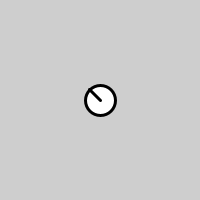
Frame 1 (no input)
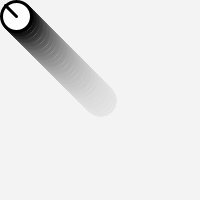
Frame 60 (the mouse pressed at the canvas centre just before this capture)
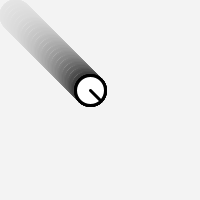
Frame 120 (the mouse held since frame 60 and released just before this capture)

The Processing sketch that drew these frames (run headless with seeded random() and noise(); from frame 60 on, the mouse is pressed at the canvas centre):

// Processing sketch: processing_63926
// ── processing_63926.pde

//Circle properties
float x, y;
final float r = 15f;
final float v = 2f;

void setup() {
  size(200,200);
  x = width/2;
  y = height/2;
  strokeWeight(3);
}

void draw() {
  //Get mouseX and mouseY relative to the circle
  float relMouseX = mouseX - x;
  float relMouseY = mouseY - y;
  //Get the angle to the mouse (in radians.)
  float angle = atan2(relMouseY, relMouseX);
  //atan2() is used to return the angle to a point in 2d space,
  //much like arctangent.
  //For now, you can just remember that "atan2(y,x)" will
  //get you the angle to a point.
  //Please refer to a trigonometry textbook or mentor for 
  //the mathematics.
  
  //"Clear" screen with a cool fading effect
  noStroke();
  fill(255, 10);
  rect(0,0,width,height);
  
  //Draw circle
  stroke(0);
  fill(255);
  ellipse(x, y, 2*r, 2*r);
  //Draw line towards mouse from center of circle
  line(x, y, x + r*cos(angle), y + r*sin(angle));
  //If you need to draw a line at a weird angle,
  // "length*cos(angle)" will get you the length along the x-axis
  // "length*sin(angle)" will get you the length along the y-axis
  //Again, refer to a trigonometry textbook or mentor for the 
  //mathematics.
  
  //Get distance to the mouse squared and compare it 
  //with radius squared.
  //This is the same as comparing radius and distance, but
  //runs faster with less memory usage.
  float d = relMouseX*relMouseX + relMouseY*relMouseY;
  if(d > r*r) {
    //If not touching mouse, move to it.
    x += v*cos(angle);
    y += v*sin(angle);
    //Again, we can use "length*cos(angle)" and 
    //"length*sin(angle)" to determine the x and y distances
    //when moving at arbitrary angles. In this case, "length"
    //corresponds to the number of pixels we want to move at 
    //direction "angle."
  }
}
